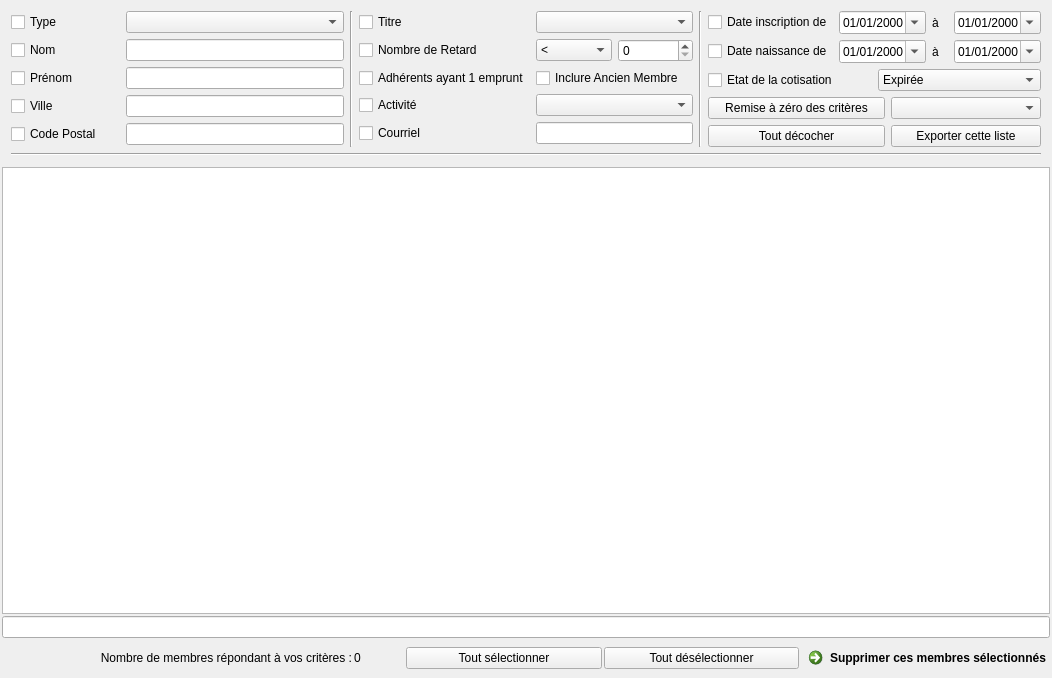
<?xml version="1.0" encoding="UTF-8"?>
<ui version="4.0">
 <class>F_ListeMembres</class>
 <widget class="QWidget" name="F_ListeMembres">
  <property name="geometry">
   <rect>
    <x>0</x>
    <y>0</y>
    <width>1052</width>
    <height>678</height>
   </rect>
  </property>
  <property name="sizePolicy">
   <sizepolicy hsizetype="Expanding" vsizetype="Expanding">
    <horstretch>0</horstretch>
    <verstretch>0</verstretch>
   </sizepolicy>
  </property>
  <property name="windowTitle">
   <string>Form</string>
  </property>
  <property name="layoutDirection">
   <enum>Qt::LeftToRight</enum>
  </property>
  <layout class="QGridLayout" name="gridLayout">
   <property name="leftMargin">
    <number>2</number>
   </property>
   <property name="topMargin">
    <number>2</number>
   </property>
   <property name="rightMargin">
    <number>2</number>
   </property>
   <property name="bottomMargin">
    <number>2</number>
   </property>
   <property name="spacing">
    <number>2</number>
   </property>
   <item row="4" column="4">
    <widget class="QCommandLinkButton" name="Bt_SupprimerListe">
     <property name="text">
      <string>Supprimer ces membres sélectionnés</string>
     </property>
     <property name="icon">
      <iconset resource="ImagesIcones.qrc">
       <normaloff>:/Supprimer.png</normaloff>:/Supprimer.png</iconset>
     </property>
    </widget>
   </item>
   <item row="4" column="1">
    <widget class="QLabel" name="Lb_Resultat">
     <property name="minimumSize">
      <size>
       <width>50</width>
       <height>0</height>
      </size>
     </property>
     <property name="maximumSize">
      <size>
       <width>50</width>
       <height>20</height>
      </size>
     </property>
     <property name="text">
      <string>0</string>
     </property>
    </widget>
   </item>
   <item row="4" column="3">
    <widget class="QPushButton" name="Bt_DeselectionListe">
     <property name="text">
      <string>Tout désélectionner</string>
     </property>
    </widget>
   </item>
   <item row="4" column="2">
    <widget class="QPushButton" name="Bt_SelectionListe">
     <property name="text">
      <string>Tout sélectionner</string>
     </property>
    </widget>
   </item>
   <item row="2" column="0" colspan="5">
    <widget class="QTableView" name="TbW_ListeMembre">
     <property name="minimumSize">
      <size>
       <width>0</width>
       <height>300</height>
      </size>
     </property>
     <property name="font">
      <font>
       <family>MS Shell Dlg 2</family>
      </font>
     </property>
     <property name="alternatingRowColors">
      <bool>true</bool>
     </property>
     <property name="selectionMode">
      <enum>QAbstractItemView::SingleSelection</enum>
     </property>
     <property name="selectionBehavior">
      <enum>QAbstractItemView::SelectRows</enum>
     </property>
     <attribute name="horizontalHeaderVisible">
      <bool>false</bool>
     </attribute>
     <attribute name="horizontalHeaderHighlightSections">
      <bool>true</bool>
     </attribute>
     <attribute name="verticalHeaderVisible">
      <bool>false</bool>
     </attribute>
    </widget>
   </item>
   <item row="1" column="0" colspan="5">
    <widget class="QFrame" name="frame">
     <property name="minimumSize">
      <size>
       <width>0</width>
       <height>0</height>
      </size>
     </property>
     <property name="maximumSize">
      <size>
       <width>16777215</width>
       <height>190</height>
      </size>
     </property>
     <layout class="QGridLayout" name="gridLayout_6">
      <item row="0" column="3">
       <widget class="Line" name="Line2">
        <property name="orientation">
         <enum>Qt::Vertical</enum>
        </property>
       </widget>
      </item>
      <item row="0" column="2">
       <layout class="QGridLayout" name="GLay3">
        <item row="0" column="0">
         <widget class="QCheckBox" name="ChBx_Titre">
          <property name="text">
           <string>Titre</string>
          </property>
         </widget>
        </item>
        <item row="3" column="0">
         <widget class="QCheckBox" name="ChBx_Activite">
          <property name="text">
           <string>Activité</string>
          </property>
         </widget>
        </item>
        <item row="1" column="0">
         <widget class="QCheckBox" name="ChBx_NbreRetard">
          <property name="text">
           <string>Nombre de Retard</string>
          </property>
         </widget>
        </item>
        <item row="2" column="0">
         <widget class="QCheckBox" name="ChBx_Retard">
          <property name="text">
           <string>Adhérents ayant 1 emprunt</string>
          </property>
         </widget>
        </item>
        <item row="1" column="2">
         <widget class="QSpinBox" name="SBx_NbreRetard"/>
        </item>
        <item row="1" column="1">
         <widget class="QComboBox" name="CBx_Retards">
          <item>
           <property name="text">
            <string>&lt;</string>
           </property>
          </item>
          <item>
           <property name="text">
            <string>&gt;</string>
           </property>
          </item>
          <item>
           <property name="text">
            <string>=</string>
           </property>
          </item>
          <item>
           <property name="text">
            <string>&lt;=</string>
           </property>
          </item>
          <item>
           <property name="text">
            <string>&gt;=</string>
           </property>
          </item>
         </widget>
        </item>
        <item row="3" column="1" colspan="2">
         <widget class="QComboBox" name="CBx_Activites"/>
        </item>
        <item row="0" column="1" colspan="2">
         <widget class="QComboBox" name="CBx_Titre"/>
        </item>
        <item row="2" column="1" colspan="2">
         <widget class="QCheckBox" name="ChBx_AncienMembre">
          <property name="layoutDirection">
           <enum>Qt::LeftToRight</enum>
          </property>
          <property name="text">
           <string>Inclure Ancien Membre</string>
          </property>
         </widget>
        </item>
        <item row="4" column="0">
         <widget class="QCheckBox" name="ChBx_Courriel">
          <property name="text">
           <string>Courriel</string>
          </property>
         </widget>
        </item>
        <item row="4" column="1" colspan="2">
         <widget class="QLineEdit" name="LE_Courriel"/>
        </item>
       </layout>
      </item>
      <item row="1" column="0" colspan="5">
       <widget class="Line" name="line_2">
        <property name="orientation">
         <enum>Qt::Horizontal</enum>
        </property>
       </widget>
      </item>
      <item row="0" column="0">
       <layout class="QGridLayout" name="GLay2">
        <item row="0" column="0">
         <widget class="QCheckBox" name="ChBx_Type">
          <property name="text">
           <string>Type</string>
          </property>
         </widget>
        </item>
        <item row="0" column="1" colspan="2">
         <widget class="QComboBox" name="CBx_Type"/>
        </item>
        <item row="1" column="0">
         <widget class="QCheckBox" name="ChBx_Nom">
          <property name="text">
           <string>Nom                </string>
          </property>
         </widget>
        </item>
        <item row="1" column="1" colspan="2">
         <widget class="QLineEdit" name="LE_Nom"/>
        </item>
        <item row="2" column="0">
         <widget class="QCheckBox" name="ChBx_Prenom">
          <property name="text">
           <string>Prénom         </string>
          </property>
         </widget>
        </item>
        <item row="2" column="1" colspan="2">
         <widget class="QLineEdit" name="LE_Prenom"/>
        </item>
        <item row="3" column="0">
         <widget class="QCheckBox" name="ChBx_Ville">
          <property name="text">
           <string>Ville                 </string>
          </property>
         </widget>
        </item>
        <item row="3" column="1" colspan="2">
         <widget class="QLineEdit" name="LE_Ville"/>
        </item>
        <item row="4" column="0">
         <widget class="QCheckBox" name="ChBx_CodePostal">
          <property name="text">
           <string>Code Postal</string>
          </property>
         </widget>
        </item>
        <item row="4" column="1" colspan="2">
         <widget class="QLineEdit" name="LE_CodePostal"/>
        </item>
       </layout>
      </item>
      <item row="0" column="1">
       <widget class="Line" name="Line">
        <property name="orientation">
         <enum>Qt::Vertical</enum>
        </property>
       </widget>
      </item>
      <item row="0" column="4">
       <layout class="QGridLayout" name="GLay">
        <item row="0" column="0" colspan="2">
         <layout class="QHBoxLayout" name="HLay4">
          <item>
           <widget class="QCheckBox" name="ChBx_DateInscription">
            <property name="text">
             <string>Date inscription de</string>
            </property>
           </widget>
          </item>
          <item>
           <widget class="QDateEdit" name="DtE_DI_Debut">
            <property name="displayFormat">
             <string>dd/MM/yyyy</string>
            </property>
            <property name="calendarPopup">
             <bool>true</bool>
            </property>
           </widget>
          </item>
          <item>
           <widget class="QLabel" name="Lb_DateInscription">
            <property name="text">
             <string>à</string>
            </property>
           </widget>
          </item>
          <item>
           <widget class="QDateEdit" name="DtE_DI_Fin">
            <property name="displayFormat">
             <string>dd/MM/yyyy</string>
            </property>
            <property name="calendarPopup">
             <bool>true</bool>
            </property>
           </widget>
          </item>
         </layout>
        </item>
        <item row="1" column="0" colspan="2">
         <layout class="QHBoxLayout" name="HLay2">
          <item>
           <widget class="QCheckBox" name="ChBx_DateNaissance">
            <property name="text">
             <string>Date naissance de</string>
            </property>
           </widget>
          </item>
          <item>
           <widget class="QDateEdit" name="DtE_DN_Debut">
            <property name="displayFormat">
             <string>dd/MM/yyyy</string>
            </property>
            <property name="calendarPopup">
             <bool>true</bool>
            </property>
           </widget>
          </item>
          <item>
           <widget class="QLabel" name="Lb_DateNaissance">
            <property name="text">
             <string>à</string>
            </property>
           </widget>
          </item>
          <item>
           <widget class="QDateEdit" name="DtE_DN_Fin">
            <property name="displayFormat">
             <string>dd/MM/yyyy</string>
            </property>
            <property name="calendarPopup">
             <bool>true</bool>
            </property>
           </widget>
          </item>
         </layout>
        </item>
        <item row="2" column="0" colspan="2">
         <layout class="QHBoxLayout" name="HLay3">
          <item>
           <widget class="QCheckBox" name="ChBx_Cotisation">
            <property name="text">
             <string>Etat de la cotisation      </string>
            </property>
           </widget>
          </item>
          <item>
           <widget class="QComboBox" name="CBx_Cotisation">
            <item>
             <property name="text">
              <string>Expirée</string>
             </property>
            </item>
            <item>
             <property name="text">
              <string>Expire dans 2 semaine</string>
             </property>
            </item>
            <item>
             <property name="text">
              <string>Expire dans un mois</string>
             </property>
            </item>
            <item>
             <property name="text">
              <string>A jour</string>
             </property>
            </item>
           </widget>
          </item>
         </layout>
        </item>
        <item row="4" column="0">
         <layout class="QHBoxLayout" name="HLay">
          <item>
           <widget class="QPushButton" name="Bt_ToutDecocher">
            <property name="text">
             <string>Tout décocher</string>
            </property>
            <property name="icon">
             <iconset resource="ImagesIcones.qrc">
              <normaloff>:/Decocher_tout.png</normaloff>:/Decocher_tout.png</iconset>
            </property>
            <property name="iconSize">
             <size>
              <width>16</width>
              <height>16</height>
             </size>
            </property>
           </widget>
          </item>
         </layout>
        </item>
        <item row="3" column="0">
         <widget class="QPushButton" name="Bt_RAZ">
          <property name="text">
           <string>Remise à zéro des critères</string>
          </property>
          <property name="icon">
           <iconset resource="ImagesIcones.qrc">
            <normaloff>:/RAZ.png</normaloff>:/RAZ.png</iconset>
          </property>
         </widget>
        </item>
        <item row="4" column="1">
         <widget class="QPushButton" name="Bt_Exporter">
          <property name="maximumSize">
           <size>
            <width>150</width>
            <height>16777215</height>
           </size>
          </property>
          <property name="contextMenuPolicy">
           <enum>Qt::ActionsContextMenu</enum>
          </property>
          <property name="text">
           <string>Exporter cette liste</string>
          </property>
          <property name="icon">
           <iconset resource="ImagesIcones.qrc">
            <normaloff>:/CSV.png</normaloff>:/CSV.png</iconset>
          </property>
         </widget>
        </item>
        <item row="3" column="1">
         <widget class="QComboBox" name="CBx_Exporter">
          <property name="contextMenuPolicy">
           <enum>Qt::ActionsContextMenu</enum>
          </property>
         </widget>
        </item>
       </layout>
      </item>
     </layout>
    </widget>
   </item>
   <item row="4" column="0">
    <widget class="QLabel" name="Lb_NombreResultat">
     <property name="minimumSize">
      <size>
       <width>350</width>
       <height>20</height>
      </size>
     </property>
     <property name="maximumSize">
      <size>
       <width>350</width>
       <height>20</height>
      </size>
     </property>
     <property name="text">
      <string>Nombre de membres répondant à vos critères :</string>
     </property>
     <property name="alignment">
      <set>Qt::AlignRight|Qt::AlignTrailing|Qt::AlignVCenter</set>
     </property>
    </widget>
   </item>
   <item row="3" column="0" colspan="5">
    <widget class="QLineEdit" name="LE_sql"/>
   </item>
  </layout>
  <action name="actionTest">
   <property name="checkable">
    <bool>true</bool>
   </property>
   <property name="text">
    <string>test</string>
   </property>
  </action>
  <action name="actionTest2">
   <property name="checkable">
    <bool>true</bool>
   </property>
   <property name="text">
    <string>test2</string>
   </property>
  </action>
 </widget>
 <resources>
  <include location="ImagesIcones.qrc"/>
 </resources>
 <connections/>
</ui>
